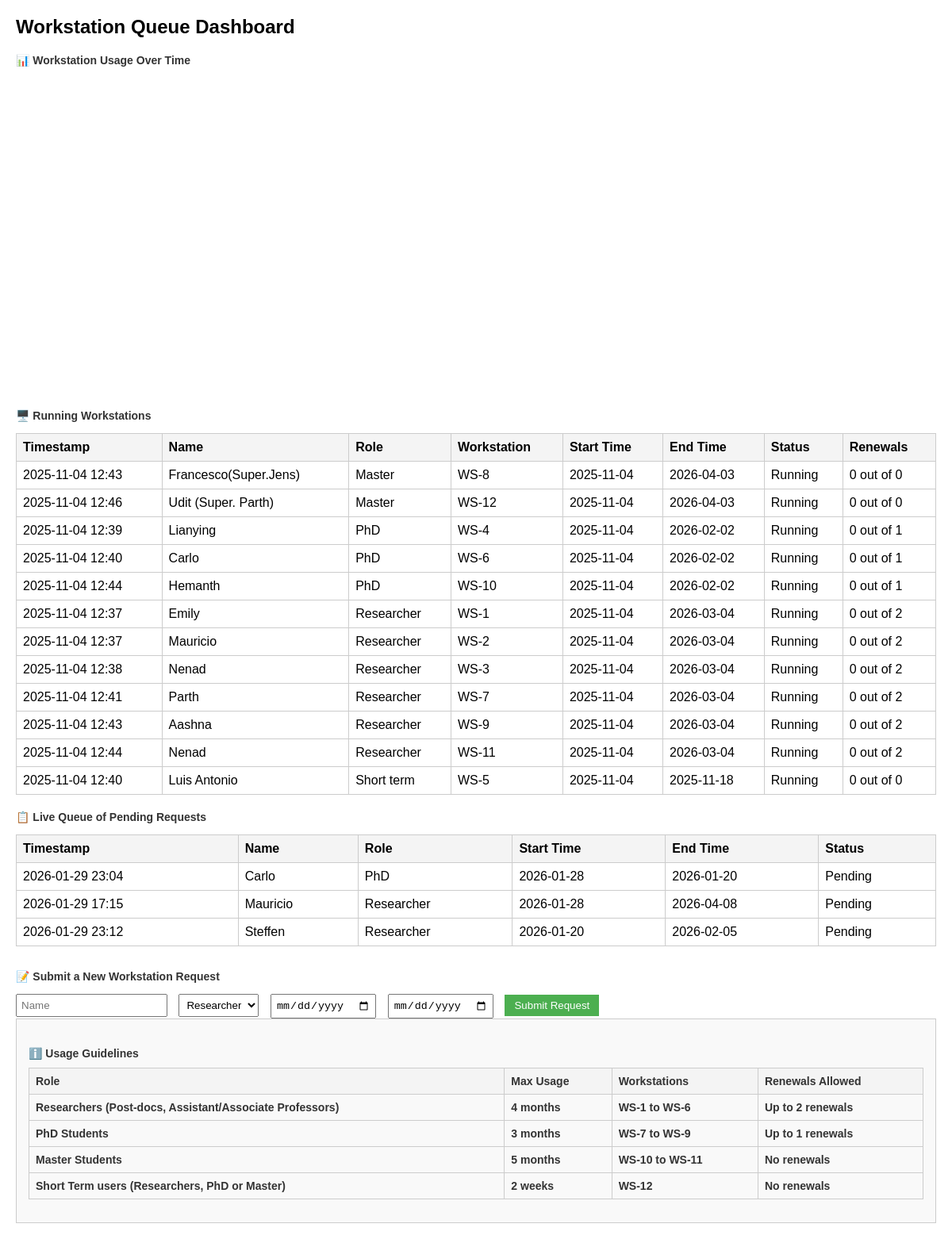
Screenshot of / (signed in) with the database file from the repository.
### app.py (models this page shows)
class Request(db.Model):
    id = db.Column(db.Integer, primary_key=True)
    timestamp = db.Column(db.DateTime, default=datetime.utcnow)
    name = db.Column(db.String(100))
    role = db.Column(db.String(50))
    start_time = db.Column(db.String(50))
    end_time = db.Column(db.String(50))
    status = db.Column(db.String(50), default="Pending")
    workstation = db.Column(db.String(50))
    renewals = db.Column(db.Integer)

### app.py (the view)
@app.route('/')
@login_required
def dashboard():
    Request.query.filter_by(status='Completed').delete()
    db.session.commit()
    pending_requests = (Request.query.filter_by(status='Pending').order_by(Request.role.asc(),Request.timestamp.asc()).all())
    running_requests = (Request.query.filter_by(status='Running').order_by(Request.role.asc(),Request.timestamp.asc()).all())
    chart_data = []
    for req in running_requests:
        chart_data.append({
            "name": req.name or "",
            "workstation": req.workstation or "",
            "start": str(req.start_time),
            "end": str(req.end_time),
            "renewals": req.renewals or "",
            "color": "blue" if req.role == "PhD" else "orange" if req.role == "Master" else "green"
        })
    return render_template('dashboard.html',
                           pending_requests=pending_requests,
                           running_requests=running_requests,
                           chart_data=chart_data)

### app.py (called while the page is built)
@login_manager.user_loader
def load_user(user_id):
    return User.query.get(int(user_id))

### templates/dashboard.html (shortened to what this page needs)
<!DOCTYPE html>
<html lang="en">
<head>
</head>
<body>
    <h1>Workstation Queue Dashboard</h1>
    <h2>📊 Workstation Usage Over Time</h2>
    <div id="usageChart" style="width:100%;height:400px;"></div>
    <h3>🖥️ Running Workstations</h3>
    <table>
        <tr><th>Timestamp</th><th>Name</th><th>Role</th><th>Workstation</th><th>Start Time</th><th>End Time</th><th>Status</th><th>Renewals</th></tr>
        {% for req in running_requests %}
        <tr>
            <td>{{ req.timestamp.strftime('%Y-%m-%d %H:%M') }}</td>
            <td>{{ req.name }}</td>
            <td>{{ req.role }}</td>
            <td>{{ req.workstation }}</td>
            <td>{{ req.start_time }}</td>
            <td>{{ req.end_time }}</td>
            <td>{{ req.status }}</td>
            <td>{{ req.renewals }}</td>
        </tr>
        {% endfor %}
    </table>
    <h3>📋 Live Queue of Pending Requests</h3>
    <table>
        <tr><th>Timestamp</th><th>Name</th><th>Role</th><th>Start Time</th><th>End Time</th><th>Status</th></tr>
        {% for req in pending_requests %}
        <tr>
            <td>{{ req.timestamp.strftime('%Y-%m-%d %H:%M') }}</td>
            <td>{{ req.name }}</td>
            <td>{{ req.role }}</td>
            <td>{{ req.start_time }}</td>
            <td>{{ req.end_time }}</td>
            <td>{{ req.status }}</td>
        </tr>
        {% endfor %}
    </table>
<div class="form-section">
<h3>📝 Submit a New Workstation Request</h3>
<form id="requestForm">
<input name="name" placeholder="Name" required="" type="text"/>
<select name="role">
<option value="Researcher">Researcher</option>
</select>
<input name="startTime" required="" type="date"/>
<input name="endTime" required="" type="date"/>
<button class="submit-btn" type="submit">Submit Request</button>
</form>
</div>
    <div style="background-color:#f9f9f9; padding:15px; border:1px solid #ccc; margin-bottom:20px;">
<h3>ℹ️ Usage Guidelines
<table border="1" style="width:100%; margin-top:10px; border-collapse:collapse;">
<thead>
<tr style="background-color:#f2f2f2;">
<th>Role</th>
<th>Max Usage</th>
<th>Workstations</th>
<th>Renewals Allowed</th>
</tr>
</thead>
<tbody>
<tr>
<td>Researchers (Post-docs, Assistant/Associate Professors)</td>
<td>4 months</td>
<td>WS-1 to WS-6</td>
<td>Up to 2 renewals</td>
</tr>
<tr>
<td>PhD Students</td>
<td>3 months</td>
<td>WS-7 to WS-9</td>
<td>Up to 1 renewals</td>
</tr>
<tr>
<td>Master Students</td>
<td>5 months</td>
<td>WS-10 to WS-11</td>
<td>No renewals</td>
</tr>
<tr>
<td>Short Term users (Researchers, PhD or Master)</td>
<td>2 weeks</td>
<td>WS-12</td>
<td>No renewals</td>
</tr>
</tbody>
</table>
</h3>
</body>
</html>

### templates/dashboard.html (style rules this page uses)
body { font-family: Arial, sans-serif; margin: 20px; }
h1 { font-size: 24px; margin-bottom: 10px; }
h2, h3 { font-size: 14px; margin-top: 20px; color: #333; }
table { width: 100%; border-collapse: collapse; margin-top: 10px; }
th, td { border: 1px solid #ccc; padding: 8px; text-align: left; }
th { background-color: #f4f4f4; }
.form-section { margin-top: 30px; }
.form-section input, .form-section select { margin-right: 10px; padding: 5px; }
.submit-btn { padding: 6px 12px; background-color: #4CAF50; color: white; border: none; cursor: pointer; }

### rows the page displays
Request: timestamp "2025-11-04 12:43", name "Francesco(Super.Jens)", role "Master", workstation "WS-8", start_time "2025-11-04", end_time "2026-04-03", status "Running", renewals "0 out of 0"
Request: timestamp "2025-11-04 12:46", name "Udit (Super. Parth)", role "Master", workstation "WS-12", start_time "2025-11-04", end_time "2026-04-03", status "Running", renewals "0 out of 0"
Request: timestamp "2025-11-04 12:39", name "Lianying", role "PhD", workstation "WS-4", start_time "2025-11-04", end_time "2026-02-02", status "Running", renewals "0 out of 1"
Request: timestamp "2025-11-04 12:40", name "Carlo", role "PhD", workstation "WS-6", start_time "2025-11-04", end_time "2026-02-02", status "Running", renewals "0 out of 1"
Request: timestamp "2025-11-04 12:44", name "Hemanth", role "PhD", workstation "WS-10", start_time "2025-11-04", end_time "2026-02-02", status "Running", renewals "0 out of 1"
Request: timestamp "2025-11-04 12:37", name "Emily", role "Researcher", workstation "WS-1", start_time "2025-11-04", end_time "2026-03-04", status "Running", renewals "0 out of 2"
Request: timestamp "2025-11-04 12:37", name "Mauricio", role "Researcher", workstation "WS-2", start_time "2025-11-04", end_time "2026-03-04", status "Running", renewals "0 out of 2"
Request: timestamp "2025-11-04 12:38", name "Nenad", role "Researcher", workstation "WS-3", start_time "2025-11-04", end_time "2026-03-04", status "Running", renewals "0 out of 2"
Request: timestamp "2025-11-04 12:41", name "Parth", role "Researcher", workstation "WS-7", start_time "2025-11-04", end_time "2026-03-04", status "Running", renewals "0 out of 2"
Request: timestamp "2025-11-04 12:43", name "Aashna", role "Researcher", workstation "WS-9", start_time "2025-11-04", end_time "2026-03-04", status "Running", renewals "0 out of 2"
Request: timestamp "2025-11-04 12:44", name "Nenad", role "Researcher", workstation "WS-11", start_time "2025-11-04", end_time "2026-03-04", status "Running", renewals "0 out of 2"
Request: timestamp "2025-11-04 12:40", name "Luis Antonio", role "Short term", workstation "WS-5", start_time "2025-11-04", end_time "2025-11-18", status "Running", renewals "0 out of 0"
Request: timestamp "2026-01-29 23:04", name "Carlo", role "PhD", start_time "2026-01-28", end_time "2026-01-20", status "Pending"
Request: timestamp "2026-01-29 17:15", name "Mauricio", role "Researcher", start_time "2026-01-28", end_time "2026-04-08", status "Pending"
Request: timestamp "2026-01-29 23:12", name "Steffen", role "Researcher", start_time "2026-01-20", end_time "2026-02-05", status "Pending"
